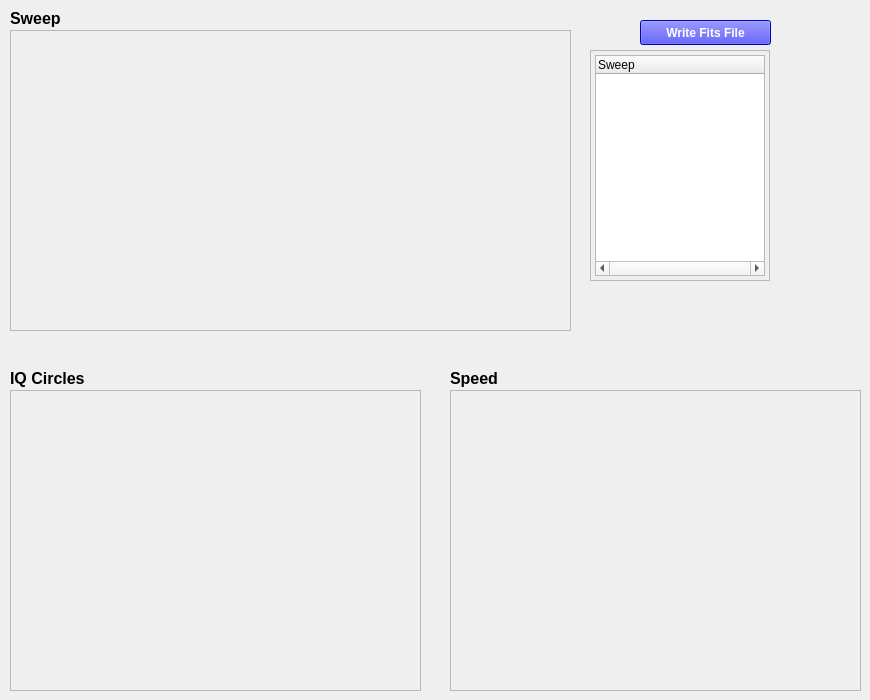
    <widget class="QWidget" name="tab_3">
     <attribute name="title">
      <string>KID plots</string>
     </attribute>
     <widget class="QFrame" name="plotHomoFrame">
      <property name="geometry">
       <rect>
        <x>10</x>
        <y>30</y>
        <width>561</width>
        <height>301</height>
       </rect>
      </property>
      <property name="frameShape">
       <enum>QFrame::StyledPanel</enum>
      </property>
      <property name="frameShadow">
       <enum>QFrame::Plain</enum>
      </property>
      <widget class="QWidget" name="verticalLayoutWidget_2">
       <property name="geometry">
        <rect>
         <x>20</x>
         <y>20</y>
         <width>421</width>
         <height>271</height>
        </rect>
       </property>
       <layout class="QVBoxLayout" name="HomoPlot">
        <property name="spacing">
         <number>0</number>
        </property>
        <property name="topMargin">
         <number>0</number>
        </property>
       </layout>
      </widget>
     </widget>
     <widget class="QLabel" name="sweepLabel">
      <property name="geometry">
       <rect>
        <x>10</x>
        <y>10</y>
        <width>61</width>
        <height>17</height>
       </rect>
      </property>
      <property name="font">
       <font>
        <pointsize>12</pointsize>
        <weight>75</weight>
        <italic>false</italic>
        <bold>true</bold>
        <underline>false</underline>
        <kerning>true</kerning>
       </font>
      </property>
      <property name="text">
       <string>Sweep</string>
      </property>
     </widget>
     <widget class="QLabel" name="iqCircleLabel">
      <property name="geometry">
       <rect>
        <x>10</x>
        <y>370</y>
        <width>91</width>
        <height>17</height>
       </rect>
      </property>
      <property name="font">
       <font>
        <pointsize>12</pointsize>
        <weight>75</weight>
        <italic>false</italic>
        <bold>true</bold>
        <underline>false</underline>
        <kerning>true</kerning>
       </font>
      </property>
      <property name="text">
       <string>IQ Circles</string>
      </property>
     </widget>
     <widget class="QFrame" name="plotIQFrame">
      <property name="geometry">
       <rect>
        <x>10</x>
        <y>390</y>
        <width>411</width>
        <height>301</height>
       </rect>
      </property>
      <property name="frameShape">
       <enum>QFrame::StyledPanel</enum>
      </property>
      <property name="frameShadow">
       <enum>QFrame::Plain</enum>
      </property>
      <widget class="QWidget" name="verticalLayoutWidget_3">
       <property name="geometry">
        <rect>
         <x>20</x>
         <y>20</y>
         <width>381</width>
         <height>271</height>
        </rect>
       </property>
       <layout class="QVBoxLayout" name="IQPlot">
        <property name="spacing">
         <number>0</number>
        </property>
        <property name="topMargin">
         <number>0</number>
        </property>
       </layout>
      </widget>
     </widget>
     <widget class="QFrame" name="kidsFrame">
      <property name="geometry">
       <rect>
        <x>590</x>
        <y>50</y>
        <width>180</width>
        <height>231</height>
       </rect>
      </property>
      <property name="frameShape">
       <enum>QFrame::StyledPanel</enum>
      </property>
      <property name="frameShadow">
       <enum>QFrame::Raised</enum>
      </property>
      <widget class="QTreeWidget" name="plotsTree">
       <property name="geometry">
        <rect>
         <x>5</x>
         <y>5</y>
         <width>170</width>
         <height>221</height>
        </rect>
       </property>
       <property name="horizontalScrollBarPolicy">
        <enum>Qt::ScrollBarAlwaysOn</enum>
       </property>
       <column>
        <property name="text">
         <string>Sweep</string>
        </property>
       </column>
      </widget>
     </widget>
     <widget class="QLabel" name="speedLabel">
      <property name="geometry">
       <rect>
        <x>450</x>
        <y>370</y>
        <width>61</width>
        <height>17</height>
       </rect>
      </property>
      <property name="font">
       <font>
        <pointsize>12</pointsize>
        <weight>75</weight>
        <italic>false</italic>
        <bold>true</bold>
        <underline>false</underline>
        <kerning>true</kerning>
       </font>
      </property>
      <property name="text">
       <string>Speed</string>
      </property>
     </widget>
     <widget class="QFrame" name="plotSpeedFrame">
      <property name="geometry">
       <rect>
        <x>450</x>
        <y>390</y>
        <width>411</width>
        <height>301</height>
       </rect>
      </property>
      <property name="frameShape">
       <enum>QFrame::StyledPanel</enum>
      </property>
      <property name="frameShadow">
       <enum>QFrame::Plain</enum>
      </property>
      <widget class="QWidget" name="verticalLayoutWidget_5">
       <property name="geometry">
        <rect>
         <x>20</x>
         <y>20</y>
         <width>381</width>
         <height>271</height>
        </rect>
       </property>
       <layout class="QVBoxLayout" name="SpeedPlot">
        <property name="spacing">
         <number>0</number>
        </property>
        <property name="topMargin">
         <number>0</number>
        </property>
       </layout>
      </widget>
     </widget>
     <widget class="QPushButton" name="writefitsfileSweep">
      <property name="geometry">
       <rect>
        <x>640</x>
        <y>20</y>
        <width>131</width>
        <height>25</height>
       </rect>
      </property>
      <property name="font">
       <font>
        <pointsize>9</pointsize>
        <weight>75</weight>
        <bold>true</bold>
       </font>
      </property>
      <property name="styleSheet">
       <string notr="true">color: white;
background-color: blue</string>
      </property>
      <property name="text">
       <string>Write Fits File</string>
      </property>
     </widget>
    </widget>
